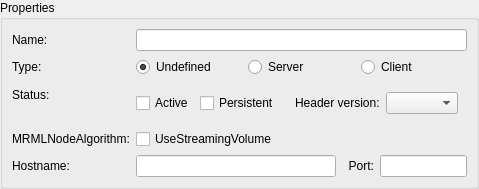
<?xml version="1.0" encoding="UTF-8"?>
<ui version="4.0">
 <class>qSlicerIGTLConnectorPropertyWidget</class>
 <widget class="QWidget" name="qSlicerIGTLConnectorPropertyWidget">
  <property name="geometry">
   <rect>
    <x>0</x>
    <y>0</y>
    <width>436</width>
    <height>175</height>
   </rect>
  </property>
  <property name="windowTitle">
   <string>Form</string>
  </property>
  <layout class="QVBoxLayout" name="verticalLayout">
   <property name="leftMargin">
    <number>0</number>
   </property>
   <property name="topMargin">
    <number>0</number>
   </property>
   <property name="rightMargin">
    <number>0</number>
   </property>
   <property name="bottomMargin">
    <number>0</number>
   </property>
   <item>
    <widget class="QGroupBox" name="ConnectorPropertyFrame">
     <property name="title">
      <string>Properties</string>
     </property>
     <layout class="QFormLayout" name="formLayout">
      <item row="0" column="0">
       <widget class="QLabel" name="ConnectorNameLabel">
        <property name="text">
         <string>Name:</string>
        </property>
       </widget>
      </item>
      <item row="0" column="1">
       <widget class="QLineEdit" name="ConnectorNameEdit"/>
      </item>
      <item row="1" column="0">
       <widget class="QLabel" name="ConnectorTypeLabel">
        <property name="text">
         <string>Type:</string>
        </property>
       </widget>
      </item>
      <item row="1" column="1">
       <layout class="QHBoxLayout" name="horizontalLayout">
        <item>
         <widget class="QRadioButton" name="ConnectorNotDefinedRadioButton">
          <property name="text">
           <string>Undefined</string>
          </property>
          <property name="checked">
           <bool>true</bool>
          </property>
         </widget>
        </item>
        <item>
         <widget class="QRadioButton" name="ConnectorServerRadioButton">
          <property name="text">
           <string>Server</string>
          </property>
         </widget>
        </item>
        <item>
         <widget class="QRadioButton" name="ConnectorClientRadioButton">
          <property name="text">
           <string>Client</string>
          </property>
         </widget>
        </item>
       </layout>
      </item>
      <item row="2" column="0">
       <widget class="QLabel" name="ConnectorStateLabel">
        <property name="text">
         <string>Status:</string>
        </property>
       </widget>
      </item>
      <item row="2" column="1">
       <layout class="QHBoxLayout" name="horizontalLayout_2">
        <item>
         <widget class="QCheckBox" name="ConnectorStateCheckBox">
          <property name="text">
           <string>Active</string>
          </property>
         </widget>
        </item>
        <item>
         <widget class="QCheckBox" name="PersistentStateCheckBox">
          <property name="text">
           <string>Persistent</string>
          </property>
         </widget>
        </item>
        <item>
         <widget class="QWidget" name="HeaderVersionWidget" native="true">
          <property name="sizePolicy">
           <sizepolicy hsizetype="Minimum" vsizetype="Preferred">
            <horstretch>0</horstretch>
            <verstretch>0</verstretch>
           </sizepolicy>
          </property>
          <layout class="QHBoxLayout" name="horizontalLayout_5">
           <item>
            <widget class="QLabel" name="HeaderVersionLabel">
             <property name="sizePolicy">
              <sizepolicy hsizetype="Fixed" vsizetype="Preferred">
               <horstretch>0</horstretch>
               <verstretch>0</verstretch>
              </sizepolicy>
             </property>
             <property name="text">
              <string>Header version:</string>
             </property>
            </widget>
           </item>
           <item>
            <widget class="QComboBox" name="HeaderVersionSelector">
             <property name="sizePolicy">
              <sizepolicy hsizetype="Minimum" vsizetype="Fixed">
               <horstretch>0</horstretch>
               <verstretch>0</verstretch>
              </sizepolicy>
             </property>
            </widget>
           </item>
          </layout>
         </widget>
        </item>
       </layout>
      </item>
      <item row="3" column="0">
       <widget class="QLabel" name="MRMLNodeAlgorithm">
        <property name="text">
         <string>MRMLNodeAlgorithm:</string>
        </property>
       </widget>
      </item>
      <item row="3" column="1">
       <layout class="QHBoxLayout" name="horizontalLayout_3">
        <item>
         <widget class="QCheckBox" name="UseStreamingVolumeCheckBox">
          <property name="text">
           <string>UseStreamingVolume</string>
          </property>
         </widget>
        </item>
       </layout>
      </item>
      <item row="4" column="0">
       <widget class="QLabel" name="ConnectorHostnameLabel">
        <property name="text">
         <string>Hostname:</string>
        </property>
       </widget>
      </item>
      <item row="4" column="1">
       <widget class="QFrame" name="ConnectorAddressFrame">
        <property name="frameShape">
         <enum>QFrame::NoFrame</enum>
        </property>
        <property name="frameShadow">
         <enum>QFrame::Plain</enum>
        </property>
        <layout class="QHBoxLayout" name="horizontalLayout_4">
         <property name="leftMargin">
          <number>0</number>
         </property>
         <property name="topMargin">
          <number>0</number>
         </property>
         <property name="rightMargin">
          <number>0</number>
         </property>
         <property name="bottomMargin">
          <number>0</number>
         </property>
         <item>
          <widget class="QLineEdit" name="ConnectorHostNameEdit">
           <property name="sizePolicy">
            <sizepolicy hsizetype="Expanding" vsizetype="Fixed">
             <horstretch>0</horstretch>
             <verstretch>0</verstretch>
            </sizepolicy>
           </property>
           <property name="minimumSize">
            <size>
             <width>200</width>
             <height>0</height>
            </size>
           </property>
           <property name="inputMethodHints">
            <set>Qt::ImhUrlCharactersOnly</set>
           </property>
          </widget>
         </item>
         <item>
          <widget class="QLabel" name="ConnectorPortLabel">
           <property name="text">
            <string>  Port:</string>
           </property>
          </widget>
         </item>
         <item>
          <widget class="QLineEdit" name="ConnectorPortEdit">
           <property name="sizePolicy">
            <sizepolicy hsizetype="Fixed" vsizetype="Fixed">
             <horstretch>0</horstretch>
             <verstretch>0</verstretch>
            </sizepolicy>
           </property>
           <property name="minimumSize">
            <size>
             <width>50</width>
             <height>0</height>
            </size>
           </property>
           <property name="inputMethodHints">
            <set>Qt::ImhDigitsOnly</set>
           </property>
          </widget>
         </item>
        </layout>
       </widget>
      </item>
     </layout>
    </widget>
   </item>
  </layout>
 </widget>
 <resources/>
 <connections/>
</ui>
